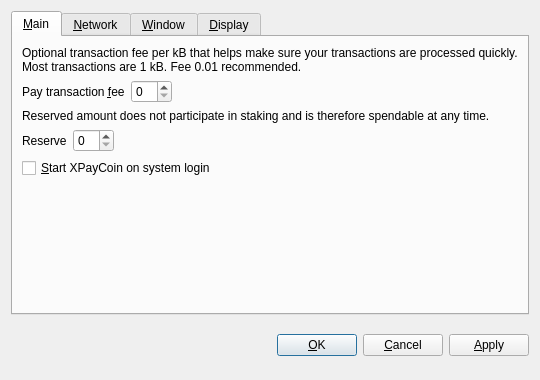
<?xml version="1.0" encoding="UTF-8"?>
<ui version="4.0">
 <class>OptionsDialog</class>
 <widget class="QDialog" name="OptionsDialog">
  <property name="geometry">
   <rect>
    <x>0</x>
    <y>0</y>
    <width>540</width>
    <height>380</height>
   </rect>
  </property>
  <property name="windowTitle">
   <string>Options</string>
  </property>
  <property name="modal">
   <bool>true</bool>
  </property>
  <layout class="QVBoxLayout" name="verticalLayout">
   <item>
    <widget class="QTabWidget" name="tabWidget">
     <property name="tabPosition">
      <enum>QTabWidget::North</enum>
     </property>
     <property name="currentIndex">
      <number>0</number>
     </property>
     <widget class="QWidget" name="tabMain">
      <attribute name="title">
       <string>&amp;Main</string>
      </attribute>
      <layout class="QVBoxLayout" name="verticalLayout_Main">
       <item>
        <widget class="QLabel" name="transactionFeeInfoLabel">
         <property name="text">
          <string>Optional transaction fee per kB that helps make sure your transactions are processed quickly. Most transactions are 1 kB. Fee 0.01 recommended.</string>
         </property>
         <property name="textFormat">
          <enum>Qt::PlainText</enum>
         </property>
         <property name="wordWrap">
          <bool>true</bool>
         </property>
        </widget>
       </item>
       <item>
        <layout class="QHBoxLayout" name="horizontalLayoutFee">
         <item>
          <widget class="QLabel" name="transactionFeeLabel">
           <property name="text">
            <string>Pay transaction &amp;fee</string>
           </property>
           <property name="textFormat">
            <enum>Qt::PlainText</enum>
           </property>
           <property name="buddy">
            <cstring>transactionFee</cstring>
           </property>
          </widget>
         </item>
         <item>
          <widget class="BitcoinAmountField" name="transactionFee"/>
         </item>
         <item>
          <spacer name="horizontalSpacerFee">
           <property name="orientation">
            <enum>Qt::Horizontal</enum>
           </property>
           <property name="sizeHint" stdset="0">
            <size>
             <width>40</width>
             <height>20</height>
            </size>
           </property>
          </spacer>
         </item>
        </layout>
       </item>
       <item>
        <widget class="QLabel" name="reserveBalanceInfoLabel">
         <property name="text">
          <string>Reserved amount does not participate in staking and is therefore spendable at any time.</string>
         </property>
         <property name="textFormat">
          <enum>Qt::PlainText</enum>
         </property>
         <property name="wordWrap">
          <bool>true</bool>
         </property>
        </widget>
       </item>
       <item>
        <layout class="QHBoxLayout" name="horizontalLayoutReserveBalance">
         <item>
          <widget class="QLabel" name="reserveBalanceLabel">
           <property name="text">
            <string>Reserve</string>
           </property>
           <property name="textFormat">
            <enum>Qt::PlainText</enum>
           </property>
           <property name="buddy">
            <cstring>reserveBalance</cstring>
           </property>
          </widget>
         </item>
         <item>
          <widget class="BitcoinAmountField" name="reserveBalance"/>
         </item>
         <item>
          <spacer name="horizontalSpacerReserveBalance">
           <property name="orientation">
            <enum>Qt::Horizontal</enum>
           </property>
           <property name="sizeHint" stdset="0">
            <size>
             <width>40</width>
             <height>20</height>
            </size>
           </property>
          </spacer>
         </item>
        </layout>
       </item>
       <item>
        <widget class="QCheckBox" name="bitcoinAtStartup">
         <property name="toolTip">
          <string>Automatically start XPayCoin after logging in to the system.</string>
         </property>
         <property name="text">
          <string>&amp;Start XPayCoin on system login</string>
         </property>
        </widget>
       </item>
       <item>
        <spacer name="verticalSpacer_Main">
         <property name="orientation">
          <enum>Qt::Vertical</enum>
         </property>
         <property name="sizeHint" stdset="0">
          <size>
           <width>20</width>
           <height>40</height>
          </size>
         </property>
        </spacer>
       </item>
      </layout>
     </widget>
     <widget class="QWidget" name="tabNetwork">
      <attribute name="title">
       <string>&amp;Network</string>
      </attribute>
      <layout class="QVBoxLayout" name="verticalLayout_Network">
       <item>
        <widget class="QCheckBox" name="mapPortUpnp">
         <property name="toolTip">
          <string>Automatically open the XPayCoin client port on the router. This only works when your router supports UPnP and it is enabled.</string>
         </property>
         <property name="text">
          <string>Map port using &amp;UPnP</string>
         </property>
        </widget>
       </item>
       <item>
        <widget class="QCheckBox" name="connectSocks">
         <property name="toolTip">
          <string>Connect to the XPayCoin network through a SOCKS proxy (e.g. when connecting through Tor).</string>
         </property>
         <property name="text">
          <string>&amp;Connect through SOCKS proxy:</string>
         </property>
        </widget>
       </item>
       <item>
        <layout class="QHBoxLayout" name="horizontalLayout_Network">
         <item>
          <widget class="QLabel" name="proxyIpLabel">
           <property name="text">
            <string>Proxy &amp;IP:</string>
           </property>
           <property name="textFormat">
            <enum>Qt::PlainText</enum>
           </property>
           <property name="buddy">
            <cstring>proxyIp</cstring>
           </property>
          </widget>
         </item>
         <item>
          <widget class="QValidatedLineEdit" name="proxyIp">
           <property name="maximumSize">
            <size>
             <width>140</width>
             <height>16777215</height>
            </size>
           </property>
           <property name="toolTip">
            <string>IP address of the proxy (e.g. 127.0.0.1)</string>
           </property>
          </widget>
         </item>
         <item>
          <widget class="QLabel" name="proxyPortLabel">
           <property name="text">
            <string>&amp;Port:</string>
           </property>
           <property name="textFormat">
            <enum>Qt::PlainText</enum>
           </property>
           <property name="buddy">
            <cstring>proxyPort</cstring>
           </property>
          </widget>
         </item>
         <item>
          <widget class="QLineEdit" name="proxyPort">
           <property name="maximumSize">
            <size>
             <width>55</width>
             <height>16777215</height>
            </size>
           </property>
           <property name="toolTip">
            <string>Port of the proxy (e.g. 9050)</string>
           </property>
          </widget>
         </item>
         <item>
          <widget class="QLabel" name="socksVersionLabel">
           <property name="text">
            <string>SOCKS &amp;Version:</string>
           </property>
           <property name="textFormat">
            <enum>Qt::PlainText</enum>
           </property>
           <property name="buddy">
            <cstring>socksVersion</cstring>
           </property>
          </widget>
         </item>
         <item>
          <widget class="QValueComboBox" name="socksVersion">
           <property name="toolTip">
            <string>SOCKS version of the proxy (e.g. 5)</string>
           </property>
          </widget>
         </item>
         <item>
          <spacer name="horizontalSpacer_Network">
           <property name="orientation">
            <enum>Qt::Horizontal</enum>
           </property>
           <property name="sizeHint" stdset="0">
            <size>
             <width>40</width>
             <height>20</height>
            </size>
           </property>
          </spacer>
         </item>
        </layout>
       </item>
       <item>
        <spacer name="verticalSpacer_Network">
         <property name="orientation">
          <enum>Qt::Vertical</enum>
         </property>
         <property name="sizeHint" stdset="0">
          <size>
           <width>20</width>
           <height>40</height>
          </size>
         </property>
        </spacer>
       </item>
      </layout>
     </widget>
     <widget class="QWidget" name="tabWindow">
      <attribute name="title">
       <string>&amp;Window</string>
      </attribute>
      <layout class="QVBoxLayout" name="verticalLayout_Window">
       <item>
        <widget class="QCheckBox" name="minimizeToTray">
         <property name="toolTip">
          <string>Show only a tray icon after minimizing the window.</string>
         </property>
         <property name="text">
          <string>&amp;Minimize to the tray instead of the taskbar</string>
         </property>
        </widget>
       </item>
       <item>
        <widget class="QCheckBox" name="minimizeOnClose">
         <property name="toolTip">
          <string>Minimize instead of exit the application when the window is closed. When this option is enabled, the application will be closed only after selecting Quit in the menu.</string>
         </property>
         <property name="text">
          <string>M&amp;inimize on close</string>
         </property>
        </widget>
       </item>
       <item>
        <spacer name="verticalSpacer_Window">
         <property name="orientation">
          <enum>Qt::Vertical</enum>
         </property>
         <property name="sizeHint" stdset="0">
          <size>
           <width>20</width>
           <height>40</height>
          </size>
         </property>
        </spacer>
       </item>
      </layout>
     </widget>
     <widget class="QWidget" name="tabDisplay">
      <attribute name="title">
       <string>&amp;Display</string>
      </attribute>
      <layout class="QVBoxLayout" name="verticalLayout_Display">
       <item>
        <layout class="QHBoxLayout" name="horizontalLayout_1_Display">
         <item>
          <widget class="QLabel" name="langLabel">
           <property name="text">
            <string>User Interface &amp;language:</string>
           </property>
           <property name="textFormat">
            <enum>Qt::PlainText</enum>
           </property>
           <property name="buddy">
            <cstring>lang</cstring>
           </property>
          </widget>
         </item>
         <item>
          <widget class="QValueComboBox" name="lang">
           <property name="toolTip">
            <string>The user interface language can be set here. This setting will take effect after restarting XPayCoin.</string>
           </property>
          </widget>
         </item>
        </layout>
       </item>
       <item>
        <layout class="QHBoxLayout" name="horizontalLayout_2_Display">
         <item>
          <widget class="QLabel" name="unitLabel">
           <property name="text">
            <string>&amp;Unit to show amounts in:</string>
           </property>
           <property name="textFormat">
            <enum>Qt::PlainText</enum>
           </property>
           <property name="buddy">
            <cstring>unit</cstring>
           </property>
          </widget>
         </item>
         <item>
          <widget class="QValueComboBox" name="unit">
           <property name="toolTip">
            <string>Choose the default subdivision unit to show in the interface and when sending coins.</string>
           </property>
          </widget>
         </item>
        </layout>
       </item>
       <item>
        <widget class="QCheckBox" name="displayAddresses">
         <property name="toolTip">
          <string>Whether to show XPayCoin addresses in the transaction list or not.</string>
         </property>
         <property name="text">
          <string>&amp;Display addresses in transaction list</string>
         </property>
        </widget>
       </item>
       <item>
        <widget class="QCheckBox" name="coinControlFeatures">
         <property name="toolTip">
          <string>Whether to show coin control features or not.</string>
         </property>
         <property name="text">
          <string>Display coin &amp;control features (experts only!)</string>
         </property>
        </widget>
       </item>
       <item>
        <spacer name="verticalSpacer_Display">
         <property name="orientation">
          <enum>Qt::Vertical</enum>
         </property>
         <property name="sizeHint" stdset="0">
          <size>
           <width>20</width>
           <height>40</height>
          </size>
         </property>
        </spacer>
       </item>
      </layout>
     </widget>
    </widget>
   </item>
   <item>
    <layout class="QHBoxLayout" name="horizontalLayout_Buttons">
     <item>
      <spacer name="horizontalSpacer_1">
       <property name="orientation">
        <enum>Qt::Horizontal</enum>
       </property>
       <property name="sizeHint" stdset="0">
        <size>
         <width>40</width>
         <height>48</height>
        </size>
       </property>
      </spacer>
     </item>
     <item>
      <widget class="QLabel" name="statusLabel">
       <property name="font">
        <font>
         <weight>75</weight>
         <bold>true</bold>
        </font>
       </property>
       <property name="text">
        <string/>
       </property>
       <property name="textFormat">
        <enum>Qt::PlainText</enum>
       </property>
       <property name="wordWrap">
        <bool>true</bool>
       </property>
      </widget>
     </item>
     <item>
      <spacer name="horizontalSpacer_2">
       <property name="orientation">
        <enum>Qt::Horizontal</enum>
       </property>
       <property name="sizeHint" stdset="0">
        <size>
         <width>40</width>
         <height>48</height>
        </size>
       </property>
      </spacer>
     </item>
     <item>
      <widget class="QPushButton" name="okButton">
       <property name="text">
        <string>&amp;OK</string>
       </property>
      </widget>
     </item>
     <item>
      <widget class="QPushButton" name="cancelButton">
       <property name="text">
        <string>&amp;Cancel</string>
       </property>
       <property name="autoDefault">
        <bool>false</bool>
       </property>
      </widget>
     </item>
     <item>
      <widget class="QPushButton" name="applyButton">
       <property name="text">
        <string>&amp;Apply</string>
       </property>
       <property name="autoDefault">
        <bool>false</bool>
       </property>
      </widget>
     </item>
    </layout>
   </item>
  </layout>
 </widget>
 <customwidgets>
  <customwidget>
   <class>BitcoinAmountField</class>
   <extends>QSpinBox</extends>
   <header>bitcoinamountfield.h</header>
  </customwidget>
  <customwidget>
   <class>QValueComboBox</class>
   <extends>QComboBox</extends>
   <header>qvaluecombobox.h</header>
  </customwidget>
  <customwidget>
   <class>QValidatedLineEdit</class>
   <extends>QLineEdit</extends>
   <header>qvalidatedlineedit.h</header>
  </customwidget>
 </customwidgets>
 <resources/>
 <connections/>
</ui>
